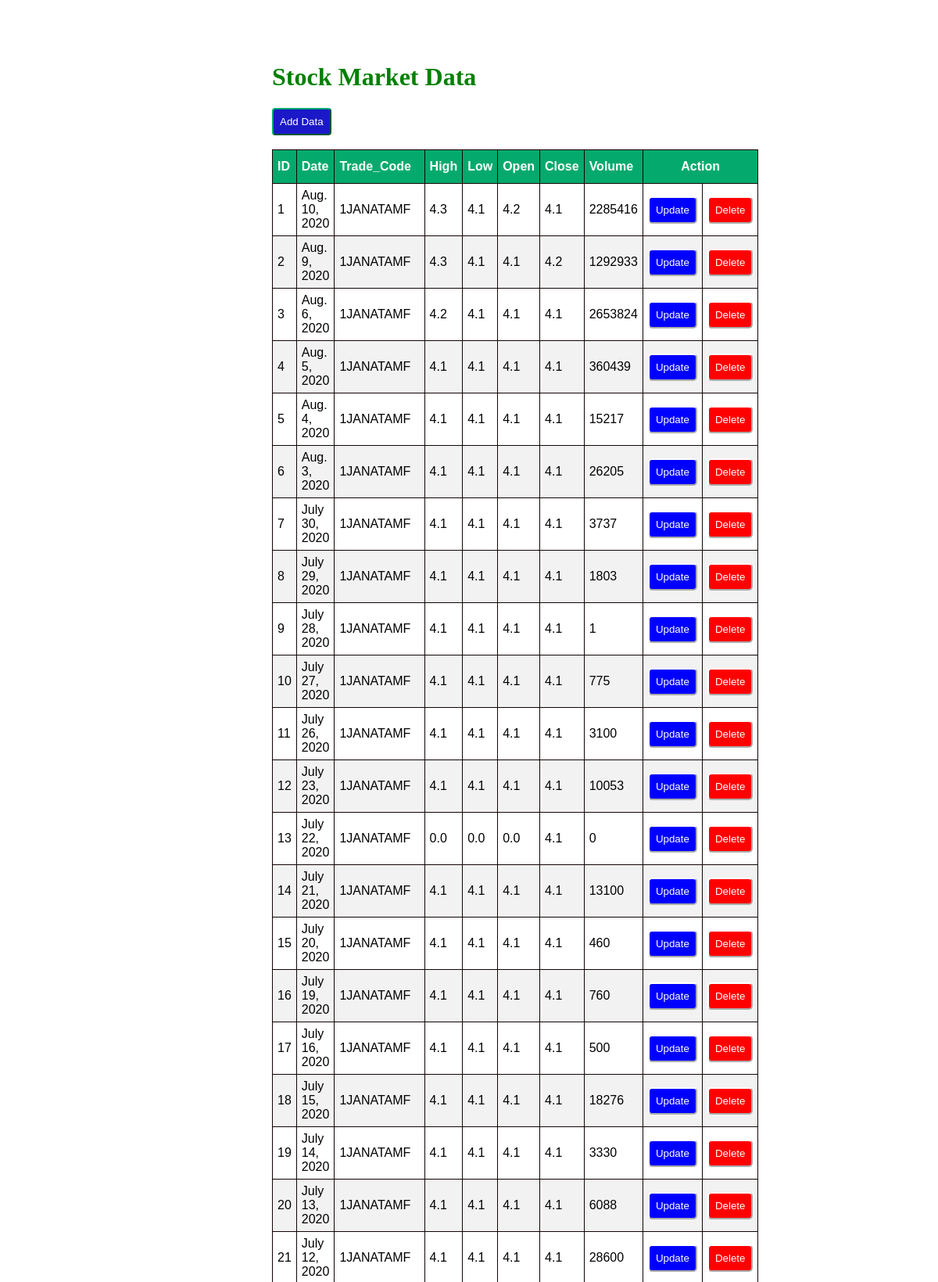
The page / (upper part) on the database its author committed.
### stock_market/models.py (models this page shows)
class Data(models.Model):
    date=models.DateField()
    trade_code=models.CharField(max_length=150)
    high=models.FloatField(max_length=15)
    low=models.FloatField(max_length=15)
    open=models.FloatField(max_length=15)
    close=models.FloatField(max_length=15)
    volume=models.IntegerField(max_length=15)

### stock_market/views.py (the view)
# urls.py: path('',views.index),
def index(request):
    mem=Data.objects.all()
    return render(request, 'index.html',{'mem':mem})

### stock_market/templates/index.html (shortened to what this page needs)
<!DOCTYPE html>
<html lang="en">
<head>
</head>
{% load static %}
<link rel="stylesheet" href="{% static 'style.css' %}">
<body>
    <div class="container">
        <h1>Stock Market Data</h1>
        <a href="{% url 'add' %}"><button id="new3">Add Data</button></a>
        <br><br>
        <table id="customers" border="1">
            <thead>
                <th>ID</th>
                <th>Date</th>
                <th>Trade_Code</th>
                <th>High</th>
                <th>Low</th>
                <th>Open</th>
                <th>Close</th>
                <th>Volume</th>
                <th colspan="2" id="mid">Action</th>
            </thead>
            {% for x in mem %}
            <tr>
                <td>{{x.id}}</td>
                <td>{{x.date}}</td>
                <td>{{x.trade_code}}</td>
                <td>{{x.high}}</td>
                <td>{{x.low}}</td>
                <td>{{x.open}}</td>
                <td>{{x.close}}</td>
                <td>{{x.volume}}</td>
                <td>
                    <a href="update/{{x.id}}"><button id="up">Update</button></a>
                </td>
                <td>
                    <a href="delete/{{x.id}}"><button id="del">Delete</button></a>
                </td>
            </tr>
            {% endfor %}
        </table>
        <br><br>
    </div>
</body>
</html>

### stock_market/static/style.css (style rules this page uses)
.container { margin: 80px 240px 60px 240px; padding: 0px 100px 100px 100px; }
#customers { font-family: Arial, Helvetica, sans-serif; border-collapse: collapse; width: 100%; }
#customers td, #customers th { border: 1px solid rgb(17, 4, 4); padding: 6px; }
#customers tr:nth-child(even) { background-color: #f2f2f2; }
#customers th { padding-top: 12px; padding-bottom: 12px; text-align: left; background-color: #04AA6D; color: white; }
#customers #mid { text-align: center; }
#customers #up { background-color: blue; border-color: white; border-radius: 5px; padding: 8px; color: white; }
#customers #del { background-color: red; border-color: white; border-radius: 5px; padding: 8px; color: white; }
#customers button { width: 100%; }
h1 { color: green; }
.container #new3 { padding: 8px; background-color: rgb(27, 24, 199); color: white; border-radius: 4px; border-color: #04AA6D; }

### rows shown on the page
Data: id "1", date "Aug. 10, 2020", trade_code "1JANATAMF", high "4.3", low "4.1", open "4.2", close "4.1", volume "2285416"
Data: id "2", date "Aug. 9, 2020", trade_code "1JANATAMF", high "4.3", low "4.1", open "4.1", close "4.2", volume "1292933"
Data: id "3", date "Aug. 6, 2020", trade_code "1JANATAMF", high "4.2", low "4.1", open "4.1", close "4.1", volume "2653824"
Data: id "4", date "Aug. 5, 2020", trade_code "1JANATAMF", high "4.1", low "4.1", open "4.1", close "4.1", volume "360439"
Data: id "5", date "Aug. 4, 2020", trade_code "1JANATAMF", high "4.1", low "4.1", open "4.1", close "4.1", volume "15217"
Data: id "6", date "Aug. 3, 2020", trade_code "1JANATAMF", high "4.1", low "4.1", open "4.1", close "4.1", volume "26205"
Data: id "7", date "July 30, 2020", trade_code "1JANATAMF", high "4.1", low "4.1", open "4.1", close "4.1", volume "3737"
Data: id "8", date "July 29, 2020", trade_code "1JANATAMF", high "4.1", low "4.1", open "4.1", close "4.1", volume "1803"
Data: id "9", date "July 28, 2020", trade_code "1JANATAMF", high "4.1", low "4.1", open "4.1", close "4.1", volume "1"
Data: id "10", date "July 27, 2020", trade_code "1JANATAMF", high "4.1", low "4.1", open "4.1", close "4.1", volume "775"
Data: id "11", date "July 26, 2020", trade_code "1JANATAMF", high "4.1", low "4.1", open "4.1", close "4.1", volume "3100"
Data: id "12", date "July 23, 2020", trade_code "1JANATAMF", high "4.1", low "4.1", open "4.1", close "4.1", volume "10053"
Data: id "13", date "July 22, 2020", trade_code "1JANATAMF", high "0.0", low "0.0", open "0.0", close "4.1", volume "0"
Data: id "14", date "July 21, 2020", trade_code "1JANATAMF", high "4.1", low "4.1", open "4.1", close "4.1", volume "13100"
Data: id "15", date "July 20, 2020", trade_code "1JANATAMF", high "4.1", low "4.1", open "4.1", close "4.1", volume "460"
Data: id "16", date "July 19, 2020", trade_code "1JANATAMF", high "4.1", low "4.1", open "4.1", close "4.1", volume "760"
Data: id "17", date "July 16, 2020", trade_code "1JANATAMF", high "4.1", low "4.1", open "4.1", close "4.1", volume "500"
Data: id "18", date "July 15, 2020", trade_code "1JANATAMF", high "4.1", low "4.1", open "4.1", close "4.1", volume "18276"
Data: id "19", date "July 14, 2020", trade_code "1JANATAMF", high "4.1", low "4.1", open "4.1", close "4.1", volume "3330"
Data: id "20", date "July 13, 2020", trade_code "1JANATAMF", high "4.1", low "4.1", open "4.1", close "4.1", volume "6088"
Data: id "21", date "July 12, 2020", trade_code "1JANATAMF", high "4.1", low "4.1", open "4.1", close "4.1", volume "28600"
